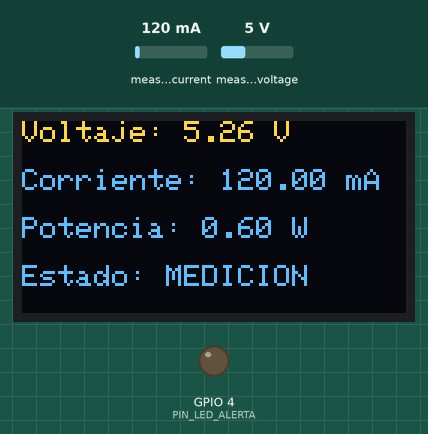
This sketch was run on a simulated ESP32. Shown: 128×64 one-colour display, output pins drawn as LEDs (lit = HIGH). Inputs (shaded band) come from the test bench; at power-on: measured voltage 5 V, measured current 120 mA. The OLED is the two-colour kind (top 16 rows yellow); WiFi joins after 1.5 s; servers stay silent unless stated; no MQTT or app messages arrive unless stated; what the sketch prints to the serial monitor is not drawn.

Above: at 3.3 s.
3.4 s: measured voltage set to 4 V
At 5.0 s:
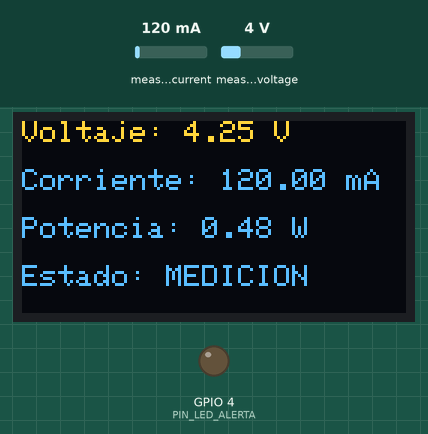
5.3 s: measured voltage set to 3.5 V
At 6.6 s:
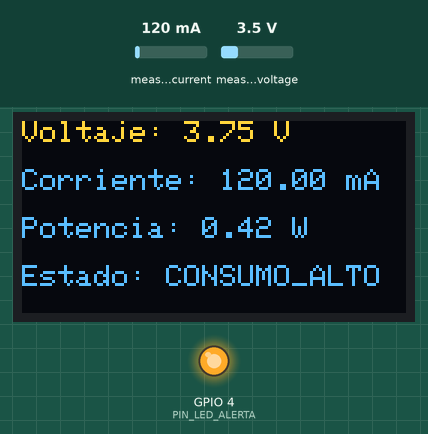
7.3 s: measured voltage set to 3.8 V
At 8.4 s:
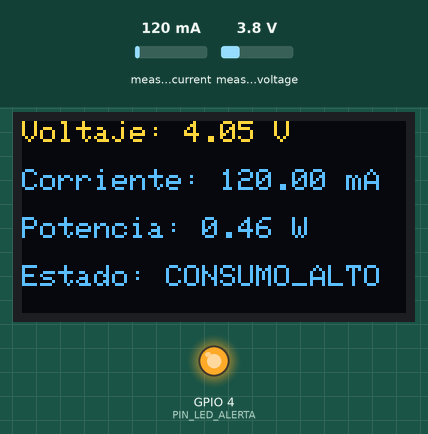
9.3 s: measured voltage set to 4.2 V
At 11.2 s:
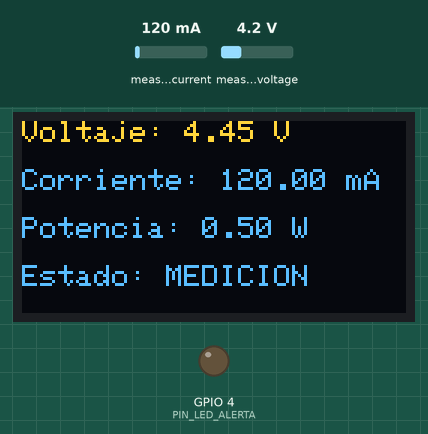
12.8 s: measured current set to 40 mA
At 13.8 s:
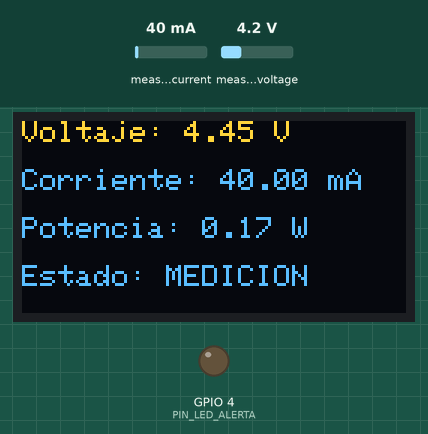
Timing chart, 0 to 15.7 s (numbered marks = the images above; inputs shaded):
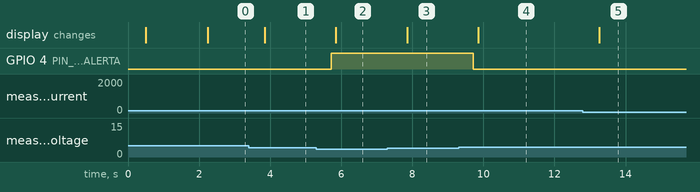

Measured:
- the behaviour switches between 3.8 and 3.7 V on measured voltage (found by bisection; images 1 and 2)
- the behaviour switches between 3.9 and 4 V on measured voltage (found by bisection; images 3 and 4)
- after the input at 3.4 s, the display: changes after 0.44 s (image 1)
- after the input at 5.3 s, GPIO 4 (PIN_LED_ALERTA): LOW → HIGH after 0.42 s; the display: changes after 0.54 s (image 2)
- after the input at 7.3 s, the display: changes after 0.55 s (image 3)
- after the input at 9.3 s, GPIO 4 (PIN_LED_ALERTA): HIGH → LOW after 0.42 s; the display: changes after 0.55 s (image 4)
- after the input at 12.8 s, the display: changes after 0.45 s (image 5)

The sketch:

demo_dht22_gt4.ino
```cpp
#include <Arduino.h>
#include <Wire.h>
#include <Adafruit_INA219.h>
#include <Adafruit_GFX.h>
#include <Adafruit_SSD1306.h>
#include <WiFi.h>
#include <PubSubClient.h>
#include <ArduinoJson.h>
#include "config.h"

/* ---------------- 1. CONFIGURACION ---------------- */
const int PIN_LED_ALERTA = 4;
const int PIN_BOTON_REARME = 5;

#define SCREEN_WIDTH 128
#define SCREEN_HEIGHT 64
#define OLED_RESET    -1
#define OLED_ADDRESS  0x3C

const uint32_t PERIODO_LECTURA_MS = 500;    // el INA219 lee bastante más rápido que el DHT22
const uint32_t PERIODO_PUB_MS     = 10000;  // publicar cada 10s (mínimo del curso: 5s)
const uint32_t REINTENTO_WIFI_MS  = 15000;
const uint32_t ESPERA_INICIAL     = 2000;   // backoff MQTT: 2, 4, 8, 16, 30s
const uint32_t ESPERA_MAXIMA      = 30000;
const uint8_t  MAX_FALLOS         = 3;      // 3 lecturas inválidas seguidas => sensor_ok = 0

const unsigned long TIMEOUT_FALLA_MS = 5000;
const unsigned long DEBOUNCE_DELAY_MS = 50;
const unsigned long OLED_REFRESH_MS = 200;
const float UMBRAL_VOLTAJE_BAJO = 4.0;
const float UMBRAL_VOLTAJE_NORMAL = 4.2;

// Calibración (regresión lineal contra la fuente de referencia)
const float CAL_M = 0.995;
const float CAL_B = -0.229;

/* ---------------- 2. ESTADO INTERNO ---------------- */
Adafruit_SSD1306 display(SCREEN_WIDTH, SCREEN_HEIGHT, &Wire, OLED_RESET);
Adafruit_INA219 ina219;
WiFiClient   red;
PubSubClient mqtt(red);

String clientId, topicDatos, topicEstado, topicCmd;

uint32_t tLectura = 0, tPub = 0, tWiFi = 0, tReconexion = 0;
uint32_t esperaReconexion = ESPERA_INICIAL;
unsigned long t_inicioEstado = 0;
unsigned long t_ultimaActualizacionOLED = 0;

float voltajeV = NAN, corriente_mA = NAN, potenciaW = NAN;   // última lectura VÁLIDA
uint8_t fallosSeguidos = MAX_FALLOS;   // hasta la primera lectura buena, el sensor no está OK
bool sensorOk = false;

enum SystemState { MEDICION, CONSUMO_ALTO, ERROR_SEGURO };
SystemState estadoActual = MEDICION;

const char* nombreEstado() {
  switch (estadoActual) {
    case MEDICION: return "MEDICION";
    case CONSUMO_ALTO: return "CONSUMO_ALTO";
    case ERROR_SEGURO: return "ERROR_SEGURO";
  }
  return "DESCONOCIDO";
}

/* ---------------- 3. FUNCIONES AUXILIARES ---------------- */

// 3.1 Lectura del INA219, independiente de la red
void leerINA219() {
  if (!ina219.success()) {              // si el I2C viene fallando, reintenta el begin()
    if (fallosSeguidos < 255) fallosSeguidos++;
    Serial.printf("[INA219] lectura inválida (%u seguidas)\n", (unsigned)fallosSeguidos);
    sensorOk = (fallosSeguidos < MAX_FALLOS);
    return;
  }
  float voltajeCrudo = ina219.getBusVoltage_V();
  voltajeV = (voltajeCrudo - CAL_B) / CAL_M;
  corriente_mA = ina219.getCurrent_mA();
  potenciaW = ina219.getPower_mW() / 1000.0;
  fallosSeguidos = 0;
  sensorOk = true;
}

void actualizarOLED() {
  display.clearDisplay();
  display.setTextSize(1);
  display.setTextColor(SSD1306_WHITE);
  display.setCursor(0, 0);
  display.print("Voltaje: "); display.print(voltajeV, 2); display.println(" V");
  display.setCursor(0, 16);
  display.print("Corriente: "); display.print(corriente_mA, 2); display.println(" mA");
  display.setCursor(0, 32);
  display.print("Potencia: "); display.print(potenciaW, 2); display.println(" W");
  display.setCursor(0, 48);
  display.print("Estado: "); display.println(nombreEstado());
  display.display();
}

bool leerBotonRearme() {
  static int estadoEstable = HIGH;
  static int ultimoLecturaPin = HIGH;
  static unsigned long t_ultimoRebote = 0;
  bool pulsacionDetectada = false;
  int lecturaActual = digitalRead(PIN_BOTON_REARME);
  if (lecturaActual != ultimoLecturaPin) t_ultimoRebote = millis();
  if ((millis() - t_ultimoRebote) > DEBOUNCE_DELAY_MS) {
    if (lecturaActual != estadoEstable) {
      estadoEstable = lecturaActual;
      if (estadoEstable == LOW) pulsacionDetectada = true;
    }
  }
  ultimoLecturaPin = lecturaActual;
  return pulsacionDetectada;
}

// 3.2 Comandos entrantes (se usan en la Semana 11)
void recibirComando(char* topic, byte* payload, unsigned int largo) {
  JsonDocument doc;
  DeserializationError error = deserializeJson(doc, payload, largo);
  if (error) {
    Serial.printf("[cmd] JSON invalido en %s: %s\n", topic, error.c_str());
    return;
  }
  Serial.printf("[cmd] recibido en %s\n", topic);
}

// 3.3 WiFi sin bloquear y sin cortar una asociación en curso
void mantenerWiFi() {
  if (WiFi.status() == WL_CONNECTED) return;
  uint32_t ahora = millis();
  if (ahora - tWiFi < REINTENTO_WIFI_MS) return;
  tWiFi = ahora;
  Serial.println("[wifi] sin red, reintentando...");
  WiFi.reconnect();
}

// 3.4 MQTT sin bloquear el lazo, con testamento y espera creciente
void mantenerMQTT() {
  if (mqtt.connected()) return;
  if (WiFi.status() != WL_CONNECTED) return;
  uint32_t ahora = millis();
  if (ahora - tReconexion < esperaReconexion) return;
  tReconexion = ahora;

  Serial.printf("[mqtt] conectando como %s ... ", clientId.c_str());
  // Testamento: si el nodo desaparece, el BROKER publica "offline" (QoS 1, retenido)
  if (mqtt.connect(clientId.c_str(), MQTT_USER, MQTT_PASS,
                    topicEstado.c_str(), 1, true, "offline")) {
    Serial.println("OK");
    mqtt.publish(topicEstado.c_str(), nombreEstado(), true);  // estado inicial: retenido
    mqtt.subscribe(topicCmd.c_str(), 1);                      // resuscribir en CADA reconexión
    esperaReconexion = ESPERA_INICIAL;
  } else {
    Serial.printf("FALLO rc=%d, reintento en %us\n",
                  mqtt.state(), (unsigned)(esperaReconexion / 1000));
    esperaReconexion = (esperaReconexion * 2 > ESPERA_MAXIMA) ? ESPERA_MAXIMA : esperaReconexion * 2;
  }
}

// 3.5 Publicación: JSON plano, datos calibrados, sensor_ok si el INA219 falla
void publicarDatos() {
  if (!mqtt.connected()) return;

  JsonDocument doc;
  if (sensorOk) {
    doc["voltaje"] = roundf(voltajeV * 100.0f) / 100.0f;
    doc["corriente"] = roundf(corriente_mA * 100.0f) / 100.0f;
    doc["potencia"] = roundf(potenciaW * 100.0f) / 100.0f;
  }
  doc["sensor_ok"] = sensorOk ? 1 : 0;
  doc["rssi_dbm"] = WiFi.RSSI();

  char payload[256];
  size_t n = serializeJson(doc, payload, sizeof(payload));

  if (mqtt.publish(topicDatos.c_str(), (const uint8_t*)payload, n, true)) { // retained=true
    Serial.printf("[pub] %s -> %s\n", topicDatos.c_str(), payload);
  } else {
    Serial.println("[pub] ERROR publish() (buffer o sesion)");
  }

  // Actualiza el estado retenido de la FSM en cada publicación
  mqtt.publish(topicEstado.c_str(), nombreEstado(), true);
}

/* ---------------- 4. PROGRAMA ---------------- */
void setup() {
  Serial.begin(115200);
  delay(500); // solo en setup

  pinMode(PIN_LED_ALERTA, OUTPUT);
  pinMode(PIN_BOTON_REARME, INPUT_PULLUP);
  digitalWrite(PIN_LED_ALERTA, LOW);
  t_inicioEstado = millis();

  if (!ina219.begin()) {
    Serial.println("[INA219] no detectado al inicio; el nodo sigue e intentará reportarlo.");
  }
  if (!display.begin(SSD1306_SWITCHCAPVCC, OLED_ADDRESS)) {
    Serial.println("[OLED] no detectada.");
  }
  display.clearDisplay();
  display.display();

  clientId    = String(MQTT_USER) + "-" + NODO;
  topicDatos  = String("curso/") + MQTT_USER + "/" + PROYECTO + "/" + NODO;
  topicEstado = topicDatos + "/estado";
  topicCmd    = topicDatos + "/cmd";
  Serial.printf("[id] Client ID: %s\n[id] Datos    : %s\n", clientId.c_str(), topicDatos.c_str());

  WiFi.mode(WIFI_STA);
  WiFi.setAutoReconnect(true);
  WiFi.setSleep(false);
  WiFi.begin(WIFI_SSID, WIFI_PASS);
  uint32_t inicio = millis();
  while (WiFi.status() != WL_CONNECTED && millis() - inicio < 10000) { // espera acotada
    delay(200);
    Serial.print(".");
  }
  Serial.println();
  if (WiFi.status() == WL_CONNECTED) {
    Serial.print("[wifi] IP = ");
    Serial.println(WiFi.localIP());
  } else {
    Serial.println("[wifi] sin red todavía; el nodo sigue midiendo y reintenta");
  }
  tWiFi = millis();

  mqtt.setServer(MQTT_HOST, MQTT_PORT);
  mqtt.setCallback(recibirComando);
  mqtt.setBufferSize(512);
  mqtt.setKeepAlive(15);
  mqtt.setSocketTimeout(3);
}

void loop() {
  mantenerWiFi();
  mantenerMQTT();
  mqtt.loop();

  uint32_t ahora = millis();
  if (ahora - tLectura >= PERIODO_LECTURA_MS) { tLectura = ahora; leerINA219(); }

  if (millis() - t_ultimaActualizacionOLED >= OLED_REFRESH_MS) {
    t_ultimaActualizacionOLED = millis();
    actualizarOLED();
  }

  if (ahora - tPub >= PERIODO_PUB_MS) { tPub = ahora; publicarDatos(); }

  switch (estadoActual) {
    case MEDICION:
      digitalWrite(PIN_LED_ALERTA, LOW);
      if (sensorOk && voltajeV < UMBRAL_VOLTAJE_BAJO) {
        estadoActual = CONSUMO_ALTO;
        t_inicioEstado = millis();
      }
      break;

    case CONSUMO_ALTO:
      digitalWrite(PIN_LED_ALERTA, HIGH);
      if (voltajeV >= UMBRAL_VOLTAJE_NORMAL) {
        estadoActual = MEDICION;
        t_inicioEstado = millis();
        break;
      }
      if ((millis() - t_inicioEstado) > TIMEOUT_FALLA_MS) {
        estadoActual = ERROR_SEGURO;
        t_inicioEstado = millis();
      }
      break;

    case ERROR_SEGURO:
      digitalWrite(PIN_LED_ALERTA, HIGH);
      if (leerBotonRearme()) {
        estadoActual = MEDICION;
        t_inicioEstado = millis();
      }
      break;
  }
}
```

config.h
```cpp
#ifndef CONFIG_H
#define CONFIG_H

const char* WIFI_SSID = "IoT-Lab";
const char* WIFI_PASS = "iot2026est";

const char* MQTT_HOST = "10.0.0.10";
const int   MQTT_PORT = 1883;

const char* MQTT_USER = "<E07";
const char* MQTT_PASS = "9y6czHPgORGv";

const char* PROYECTO  = "P5";
const char* NODO      = "esp32";

#endif
```
